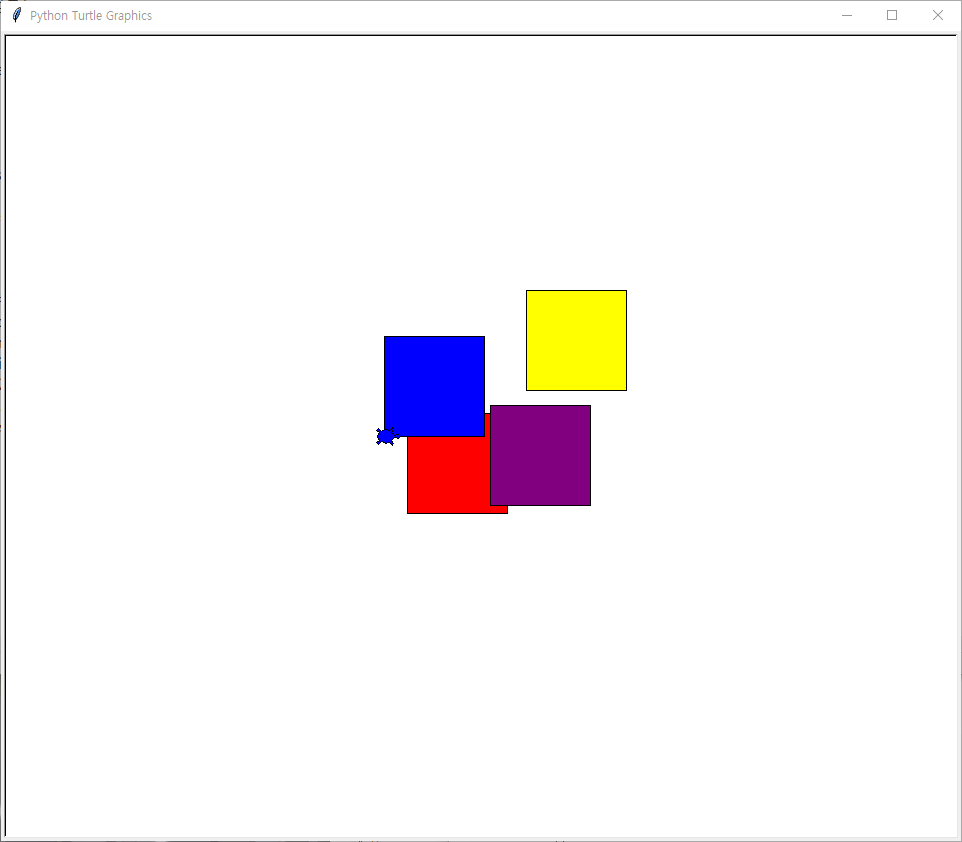

Recreate this plot in Python.
import turtle
import random
t = turtle.Turtle()
t.shape("turtle")

def draw_square(x, y, c):
    t.up()                #사각형 그리기
    t.goto(x, y)
    t.down()
    t.color("black",c)
    t.begin_fill()
    t.forward(100)
    t.left(90)
    t.forward(100)
    t.left(90)
    t.forward(100)
    t.left(90)
    t.forward(100)
    t.left(90)
    t.end_fill()
for c in ["yellow", "red", "purple", "blue"]:  #리스트에 저장된 색이 순서대로 표현
    x = random.randint(-100, 100)
    y = random.randint(-100, 100)
    draw_square(x, y, c)
